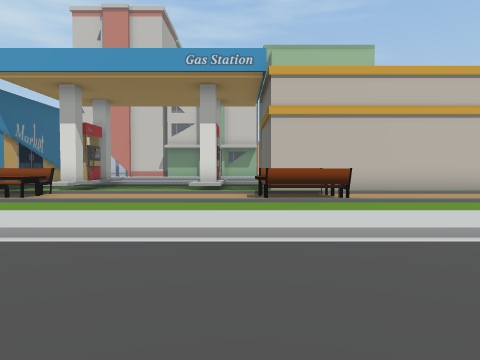
[1] (above)

24 first-person views from a walk through a Unity game level. The camera is 1.4 m above the floor, tilts 2° down and sees 70° across. The floor is counted in squares, 2 m on a side. Each view is taken from the middle of a square. On the plan, view 1 faces up. The plan holds only what a view shows up to about 11 squares ahead; the rest is blank. The place goes on beyond the plan. Some surface patterns are stand-ins.

[2]
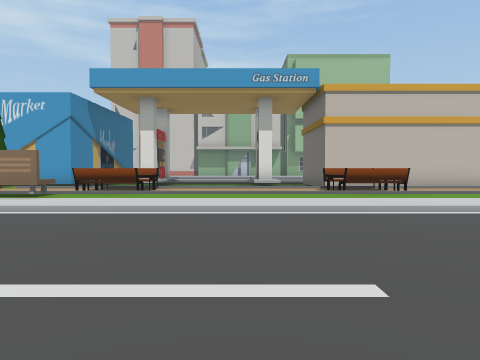

[3]
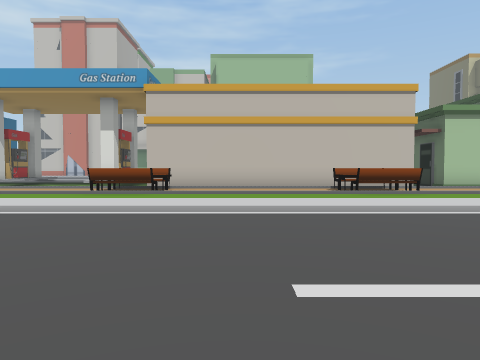

[4]
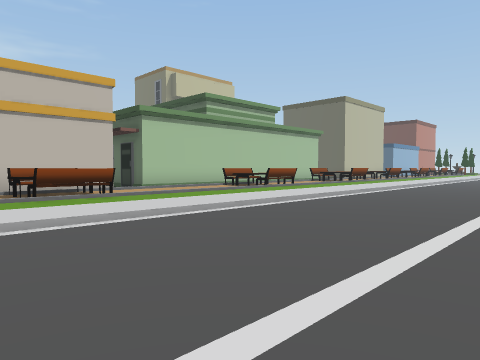

[5]
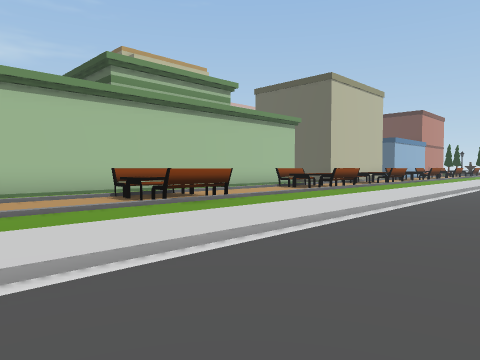

[6]
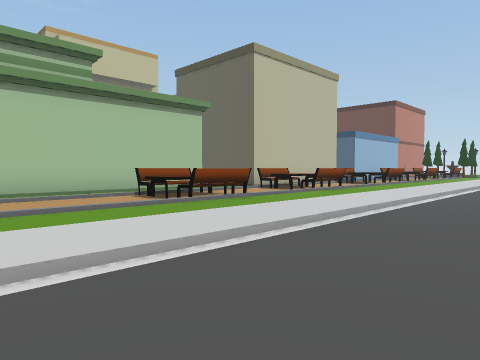

[7]
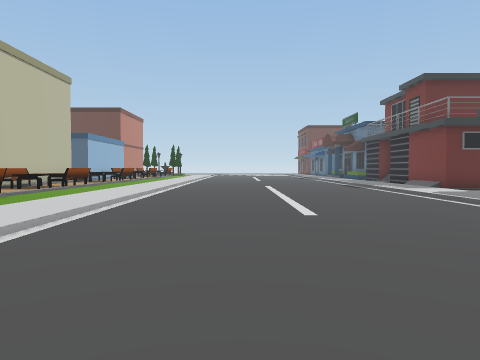

[8]
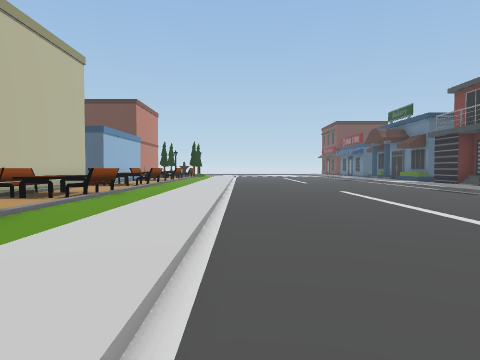

[9]
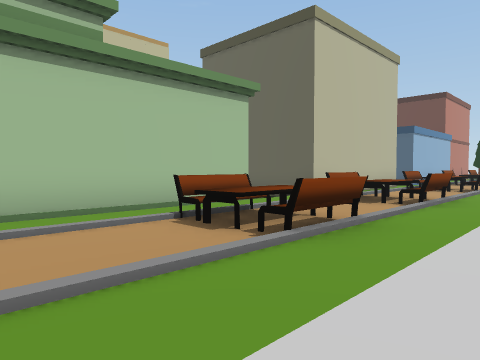

[10]
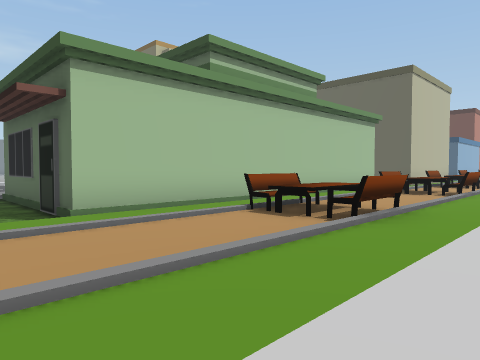

[11]
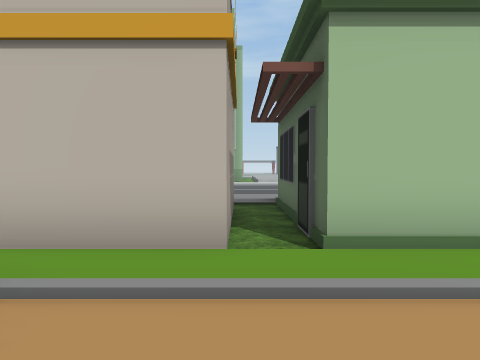

[12]
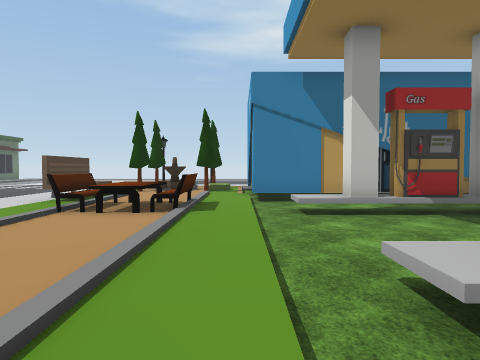

[13]
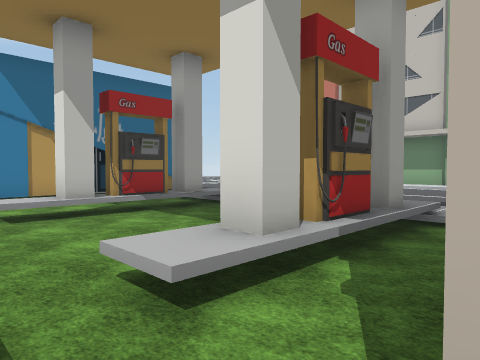

[14]
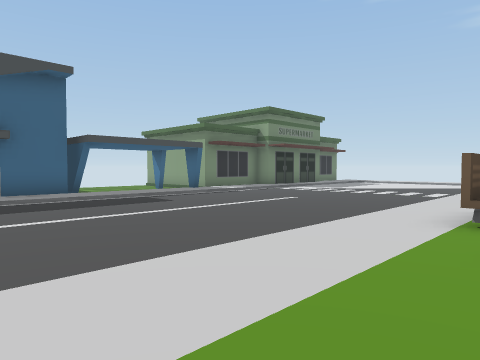

[15]
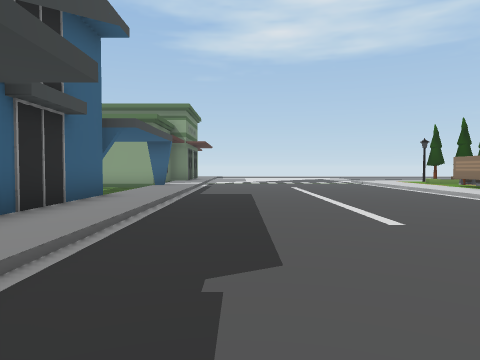

[16]
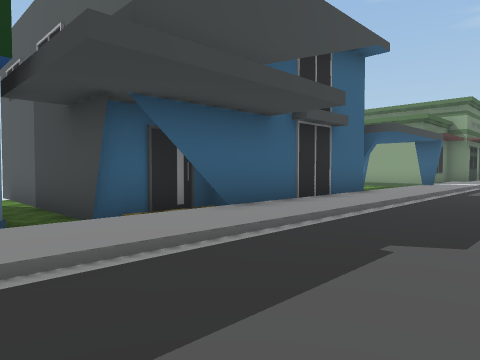

[17]
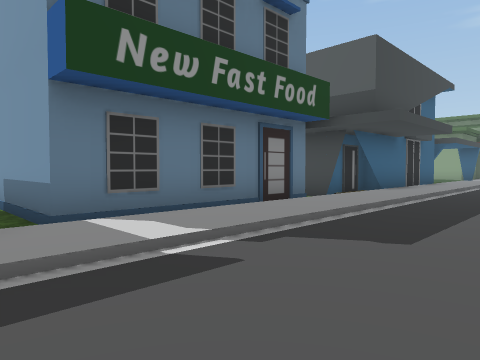

[18]
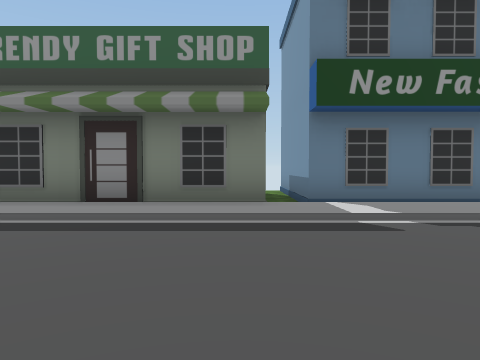

[19]
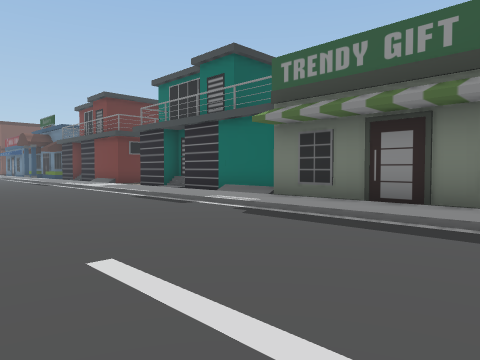

[20]
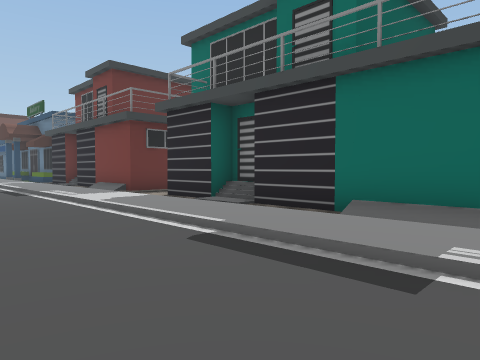

[21]
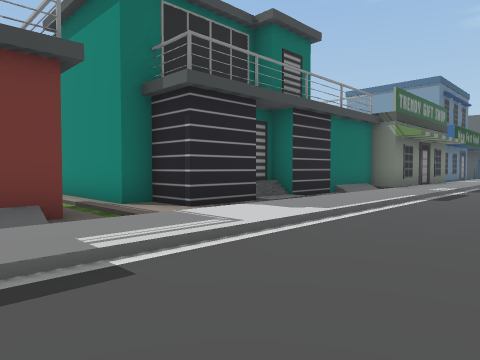

[22]
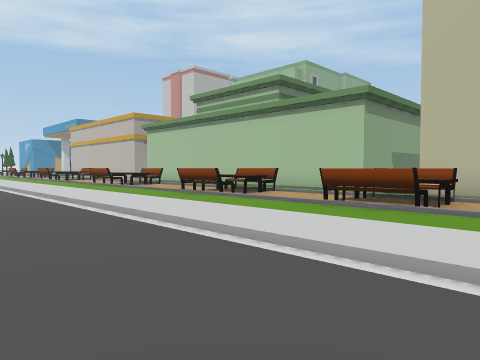

[23]
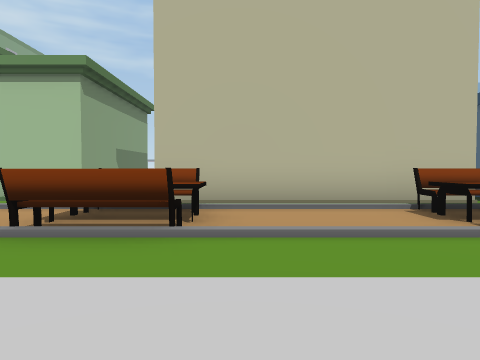

[24]
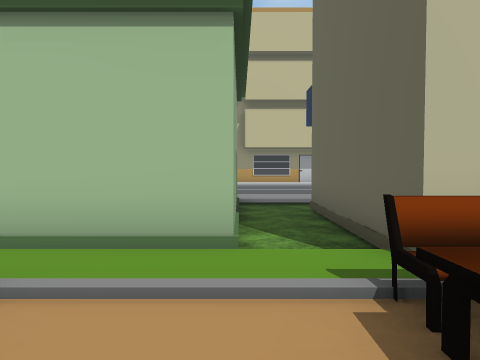

### Floor plan
Key: @ floor where view 1 was taken; # wall or solid block; . main floor; : floor 0.25 m higher than the main floor; / step, stairs or slope; O other object.
Columns run from 9 left of view 1 to 27 right of it. Each row starts with its distance up from view 1.
 15  #://   /:         ::          :::
 14  #.##.  #.         .O          O..
 13  #.##.. #.        O.O  O       O.#
 12  #.##.. #.        O.O  O       O.#
 11  #.##.. #.O       O.O  O       O.#
 10 ##.//.../.OOOOOOOOO.OOOOOOOOOOOO.#
  9 //////////////// ////////////////####
  8 O//OO/////OO////OO/////O////OO//OO///
  7  ::OO:::::OO::::OO:::::OO:::OO::OO::O
  6 O//OO/////OO////OO/////O////OO//OO///
  5  OOO:::::::::::::::::::::::::::::::::
  4 :::::::::::::::::::::::::::::::::::::
  3 .....................................
  2 .....................................
  1 .....................................
  0 .........@...........................
 -1 .....................................
 -2 .....................................
 -3  ....................................
 -4  ::::::::::::::::::::::::::::::::::::
 -5  ////######////////:##//////////////
 -6          ###.OOOOO.##########/##./##
 -7            #.    O.         #####/#
 -8            #.    O.             #/
 -9            #.    O.             #/
-10            #     O.             #
-11            #

Positions as (right, up) in squares from view 1, and headings:
1: (0, 0), facing up
2: (-2, -2), facing up
3: (4, -2), facing up
4: (5, -1), facing up-right
5: (10, 1), facing up-right
6: (15, 1), facing up-right
7: (13, 1), facing right
8: (16, 3), facing right
9: (16, 4), facing up-right
10: (9, 4), facing up-right
11: (10, 6), facing up
12: (1, 9), facing left
13: (1, 9), facing up-left
14: (-1, 6), facing down-left
15: (3, -2), facing left
16: (4, -1), facing down-left
17: (10, -1), facing down-left
18: (10, 1), facing down
19: (10, 1), facing down-right
20: (15, -1), facing down-right
21: (26, -1), facing down-left
22: (26, 1), facing up-left
23: (25, 3), facing up
24: (22, 6), facing up
